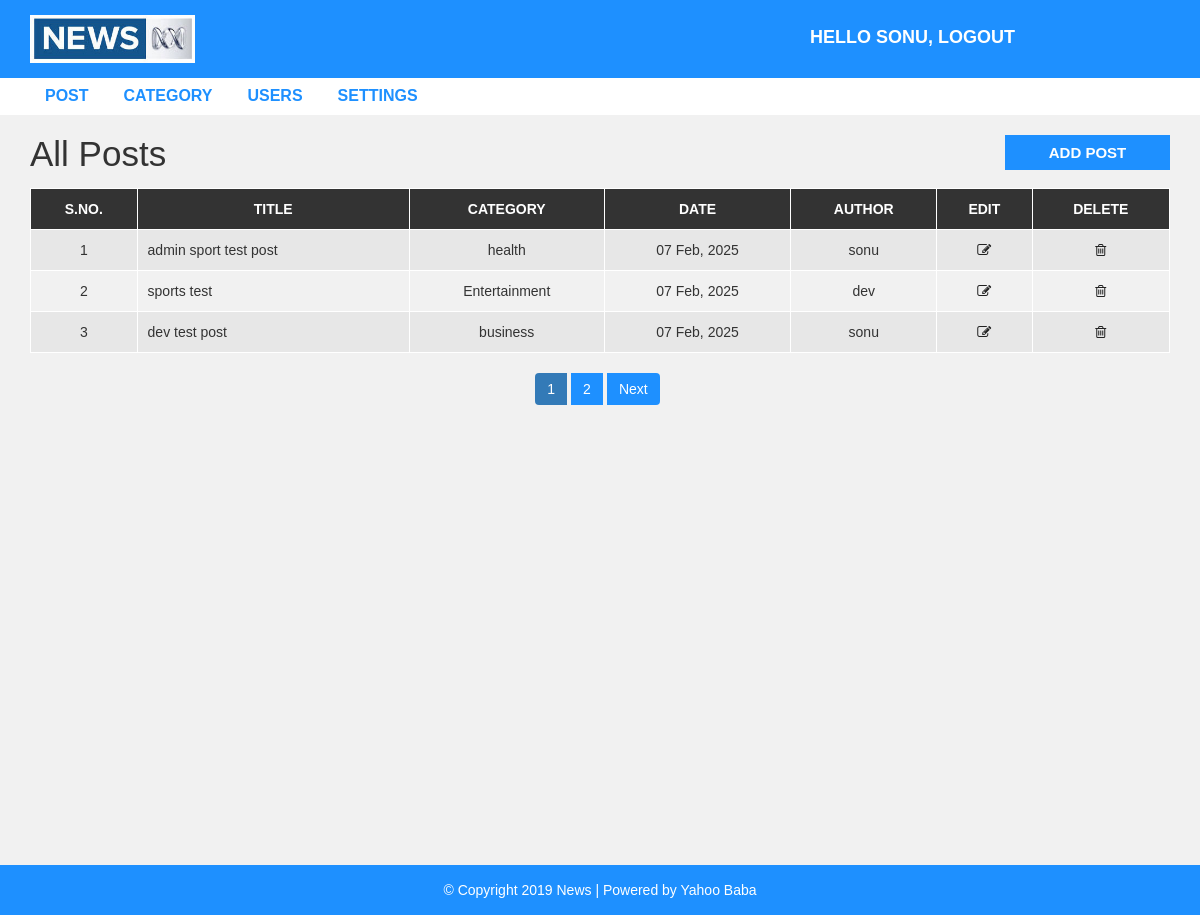
Screenshot of /admin/post.php (signed in) with the database file from the repository.
### tables this page shows
CREATE TABLE `post` (
  `post_id` int(11) NOT NULL,
  `title` varchar(100) NOT NULL,
  `description` text NOT NULL,
  `category` varchar(100) NOT NULL,
  `post_date` varchar(50) NOT NULL,
  `author` int(11) NOT NULL,
  `post_img` varchar(100) NOT NULL
);

CREATE TABLE `category` (
  `category_id` int(11) NOT NULL,
  `category_name` varchar(100) NOT NULL,
  `post` int(11) NOT NULL DEFAULT 0
);

CREATE TABLE `user` (
  `user_id` int(10) UNSIGNED NOT NULL,
  `first_name` varchar(30) NOT NULL,
  `last_name` varchar(30) NOT NULL,
  `username` varchar(30) DEFAULT NULL,
  `password` varchar(40) DEFAULT NULL,
  `role` int(11) NOT NULL
);

### admin/post.php (the view, shortened to what this page needs)
<?php include "header.php"; ?>
  <div id="admin-content">
      <div class="container">
          <div class="row">
              <div class="col-md-10">
                  <h1 class="admin-heading">All Posts</h1>
              </div>
              <div class="col-md-2">
                  <a class="add-new" href="add-post.php">add post</a>
              </div>
              <div class="col-md-12">
                <?php
                  include "config.php";
                  $limit = 3;
                  if(isset($_GET['page'])){
                    $page = $_GET['page'];
                  }else{
                    $page = 1;
                  }
                  $offset = ($page - 1) * $limit;
                  if($_SESSION["user_role"] == '1'){
                    $sql = "SELECT post.post_id, post.title, post.description,post.post_date,
                    category.category_name,user.username,post.category FROM post
                    LEFT JOIN category ON post.category = category.category_id
                    LEFT JOIN user ON post.author = user.user_id
                    ORDER BY post.post_id DESC LIMIT {$offset},{$limit};";
                  }
                  $result = mysqli_query($conn, $sql) or die("Query Failed.");
                  if(mysqli_num_rows($result) > 0){
                ?>
                  <table class="content-table">
                      <thead>
                          <th>S.No.</th>
                          <th>Title</th>
                          <th>Category</th>
                          <th>Date</th>
                          <th>Author</th>
                          <th>Edit</th>
                          <th>Delete</th>
                      </thead>
                      <tbody>
                        <?php
                        $serial = $offset + 1;
                        while($row = mysqli_fetch_assoc($result)) {
                          ?>
                          <tr>
                              <td class='id'><?php echo $serial; ?></td>
                              <td><?php echo $row['title']; ?></td>
                              <td><?php echo $row['category_name']; ?></td>
                              <td><?php echo $row['post_date']; ?></td>
                              <td><?php echo $row['username']; ?></td>
                              <td class='edit'><a href='update-post.php?id=<?php echo $row['post_id']; ?>'><i class='fa fa-edit'></i></a></td>
                              <td class='delete'><a href='delete-post.php?id=<?php echo $row['post_id']; ?>&catid=<?php echo $row['category']; ?>'><i class='fa fa-trash-o'></i></a></td>
                          </tr>
                          <?php
                          $serial++;
                        } ?>
                      </tbody>
                  </table>
                  <?php
                }else {
                  echo "<h3>No Results Found.</h3>";
                }
                if($_SESSION["user_role"] == '1'){
                  $sql1 = "SELECT * FROM post";
                }elseif($_SESSION["user_role"] == '0'){
                  $sql1 = "SELECT * FROM post
                  WHERE author = {$_SESSION['user_id']}";
                }
                $result1 = mysqli_query($conn, $sql1) or die("Query Failed.");
                if(mysqli_num_rows($result1) > 0){
                  $total_records = mysqli_num_rows($result1);
                  $total_page = ceil($total_records / $limit);
                  echo '<ul class="pagination admin-pagination">';
                  for($i = 1; $i <= $total_page; $i++){
                    if($i == $page){
                      $active = "active";
                    }else{
                      $active = "";
                    }
                    echo '<li class="'.$active.'"><a href="post.php?page='.$i.'">'.$i.'</a></li>';
                  }
                  if($total_page > $page){
                    echo '<li><a href="post.php?page='.($page + 1).'">Next</a></li>';
                  }
                  echo '</ul>';
                }
                  ?>
              </div>
          </div>
      </div>
  </div>
<?php include "footer.php"; ?>

### css/style.css (style rules this page uses)
body { background: #f1f1f1; font-family: sans-serif,arial,Helvetica; }
a, a:hover, a:focus { text-decoration: none; outline: none; }
ul { margin:0; padding:0; list-style:none; }
#admin-content { padding: 20px 0; min-height: 750px; }
#admin-content .admin-heading { font-size: 35px; margin: 0 0 15px; }
#admin-content .add-new { color: #fff; background-color: #1E90FF; font-size: 15px; font-weight: 600; text-align: center; text-transform: uppercase; padding: 7px 10px; display: block; transition: all 0.3s; }
#admin-content .content-table { border: 1px solid #000; width: 100%; margin: 0 0 20px; }
#admin-content .content-table thead { color: #fff; background-color: #333; }
#admin-content .content-table th { padding: 10px; border: 1px solid #fff; font-weight: 600; text-align: center; text-transform: uppercase; }
#admin-content .content-table tbody { color: #333; }
#admin-content .content-table tbody tr { background-color: #e7e7e7; }
#admin-content .content-table tbody tr:nth-child(even) { background-color: transparent; }
#admin-content .content-table tbody td { padding: 10px; border: 1px solid #fff; text-align: center; }
#admin-content .content-table tbody td:nth-child(2) { text-align: left; }
#admin-content .admin-pagination { margin: 0; }
#admin-content .admin-pagination li a { display: block; }
.id, .edit, .delete { text-align:center; }
.pagination { display: block; text-align: center; margin: 0; }
.pagination li { display:inline-block; margin: 0 5px 0 0; }
.pagination li a { border: none; background: #1e90ff; color: #fff; }
i.fa { color:#222; }

### rows the page displays
post: title "admin sport test post", category.category_name "health", post_date "07 Feb, 2025", user.username "sonu"
post: title "sports test", category.category_name "Entertainment", post_date "07 Feb, 2025", user.username "dev"
post: title "dev test post", category.category_name "business", post_date "07 Feb, 2025", user.username "sonu"

### other values shown
$_SESSION["username"] "SONU"
